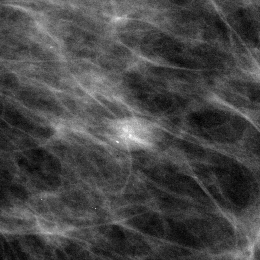
%> input picture Procesamiento de señales/Ultima guia/MACHINE LEARNING/Last Guide/machine learnig/masas roiA_1264_1.RIGHT_MLO_1024x1024.png, 260 x 260 px, shrunk from 1024 x 1024 before the run
$ octave --eval "result = LBP(imread('masas roiA_1264_1.RIGHT_MLO_1024x1024.png'));"   (GNU Octave 9; MATLAB toolbox functions it lacks are replaced by stand-ins)
%> lines starting %> are read from the running program, lines starting %| are printed output that depends on the picture
function LBP=LBP(im)

if size(im, 3) == 3
    im = rgb2gray(im);
end


ULBP=[0,0,255;1,1,254;2,2,253;3,3,252;4,4,251;5,58,197;6,5,250;7,6,249;8,7,248;9,58,197;10,58,197;11,58,197;12,8,247;13,58,197;14,9,246;15,10,245;16,11,244;17,58,197;18,58,197;19,58,197;20,58,197;21,58,197;22,58,197;23,58,197;24,12,243;25,58,197;26,58,197;27,58,197;28,13,242;29,58,197;30,14,241;31,15,240;32,16,239;33,58,197;34,58,197;35,58,197;36,58,197;37,58,197;38,58,197;39,58,197;40,58,197;41,58,197;42,58,197;43,58,197;44,58,197;45,58,197;46,58,197;47,58,197;48,17,238;49,58,197;50,58,197;51,58,197;52,58,197;53,58,197;54,58,197;55,58,197;56,18,237;57,58,197;58,58,197;59,58,197;60,19,236;61,58,197;62,20,235;63,21,234;64,22,233;65,58,197;66,58,197;67,58,197;68,58,197;69,58,197;70,58,197;71,58,197;72,58,197;73,58,197;74,58,197;75,58,197;76,58,197;77,58,197;78,58,197;79,58,197;80,58,197;81,58,197;82,58,197;83,58,197;84,58,197;85,58,197;86,58,197;87,58,197;88,58,197;89,58,197;90,58,197;91,58,197;92,58,197;93,58,197;94,58,197;95,58,197;96,23,232;97,58,197;98,58,197;99,58,197;100,58,197;101,58,197;102,58,197;103,58,197;104,58,197;105,58,197;106,58,197;107,58,197;108,58,197;109,58,197;110,58,197;111,58,197;112,24,231;113,58,197;114,58,197;115,58,197;116,58,197;117,58,197;118,58,197;119,58,197;120,25,230;121,58,197;122,58,197;123,58,197;124,26,229;125,58,197;126,27,228;127,28,227;128,29,226;129,30,225;130,58,197;131,31,224;132,58,197;133,58,197;134,58,197;135,32,223;136,58,197;137,58,197;138,58,197;139,58,197;140,58,197;141,58,197;142,58,197;143,33,222;144,58,197;145,58,197;146,58,197;147,58,197;148,58,197;149,58,197;150,58,197;151,58,197;152,58,197;153,58,197;154,58,197;155,58,197;156,58,197;157,58,197;158,58,197;159,34,221;160,58,197;161,58,197;162,58,197;163,58,197;164,58,197;165,58,197;166,58,197;167,58,197;168,58,197;169,58,197;170,58,197;171,58,197;172,58,197;173,58,197;174,58,197;175,58,197;176,58,197;177,58,197;178,58,197;179,58,197;180,58,197;181,58,197;182,58,197;183,58,197;184,58,197;185,58,197;186,58,197;187,58,197;188,58,197;189,58,197;190,58,197;191,35,220;192,36,219;193,37,218;194,58,197;195,38,217;196,58,197;197,58,197;198,58,197;199,39,216;200,58,197;201,58,197;202,58,197;203,58,197;204,58,197;205,58,197;206,58,197;207,40,215;208,58,197;209,58,197;210,58,197;211,58,197;212,58,197;213,58,197;214,58,197;215,58,197;216,58,197;217,58,197;218,58,197;219,58,197;220,58,197;221,58,197;222,58,197;223,41,214;224,42,213;225,43,212;226,58,197;227,44,211;228,58,197;229,58,197;230,58,197;231,45,210;232,58,197;233,58,197;234,58,197;235,58,197;236,58,197;237,58,197;238,58,197;239,46,209;240,47,208;241,48,207;242,58,197;243,49,206;244,58,197;245,58,197;246,58,197;247,50,205;248,51,204;249,52,203;250,58,197;251,53,202;252,54,201;253,55,200;254,56,199;255,57,198]

Tam=size(im);
%> Tam = [260 260]

for x=1:Tam(1)
for y=1:Tam(2)

    try
if im(x+1,y)==im(x,y)
vecULBP(1)=1;
else
vecULBP(1)=0;
end
if im(x+1,y-1)==im(x,y)
vecULBP(2)=1;
else
vecULBP(2)=0;
end
if im(x,y-1)==im(x,y)
vecULBP(3)=1;
else
vecULBP(3)=0;
end
if im(x-1,y-1)==im(x,y)
vecULBP(4)=1;
else
vecULBP(4)=0;
end
if im(x-1,y)==im(x,y)
vecULBP(5)=1;
else
vecULBP(5)=0;
end
if im(x-1,y+1)==im(x,y)
vecULBP(6)=1;
else
vecULBP(6)=0;
end
if im(x,y+1)==im(x,y)
vecULBP(7)=1;
else
vecULBP(7)=0;
end
if im(x+1,y+1)==im(x,y)
vecULBP(8)=1;
else
vecULBP(8)=0;
end
catch exception
'Error';
vecULBP=[1,1,1,1,1,1,1,1];
    end

    vecULBP;
    val=0;
for i=1:8
val=val+(vecULBP(i)*(2^(i-1)));
end
Uval=ULBP((val+1),2);
salidaLBP(x,y)=val;
salidaULBP(x,y)=Uval;
end
end
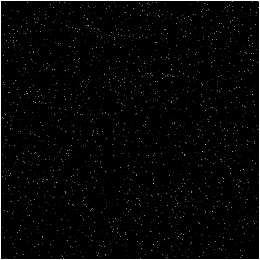
%> salidaLBP: size 260x260 double; min 0, max 255, mean 6.6
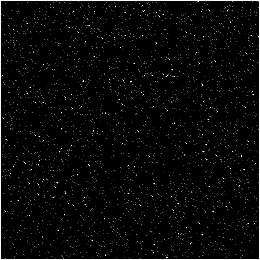
%> salidaULBP: size 260x260 double; min 0, max 58, mean 1.9; drawn with min black and max white
%> after the loop, vecULBP = [1 1 1 1 1 1 1 1]

 imH =salidaLBP;
imD = double(imH);
[f,c]=size(imD);
%> f = 260; c = 260
for i=1:256
h(i) = 0;
end
for i=1:f
for j=1:c
k = imD(i,j);
h(k+1) = h(k+1)+1;
end
end
%> after the loop, h = 256 values, max 61152 at index 1, min 0 at index 12, mean 264.1

figure,

set(gcf,'Name','Imagen Local Binary Pattern')
salidaLBP=uint8(salidaULBP);
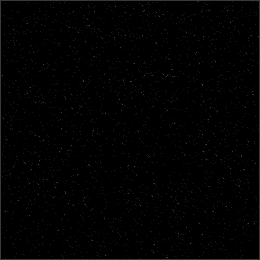
%> salidaLBP: size 260x260 uint8; min 0, max 58, mean 1.9; mean of the top-left, top-right, bottom-left and bottom-right quarters 1.9, 2, 1.9, 1.9
subplot(2, 2, 1),imshow(salidaLBP)

subplot(2, 2, 2),bar(h);

subplot(2,2,3),imshow(im);
subplot(2,2,4),bar(hist(im));
%> after `bar(hist(im))`:
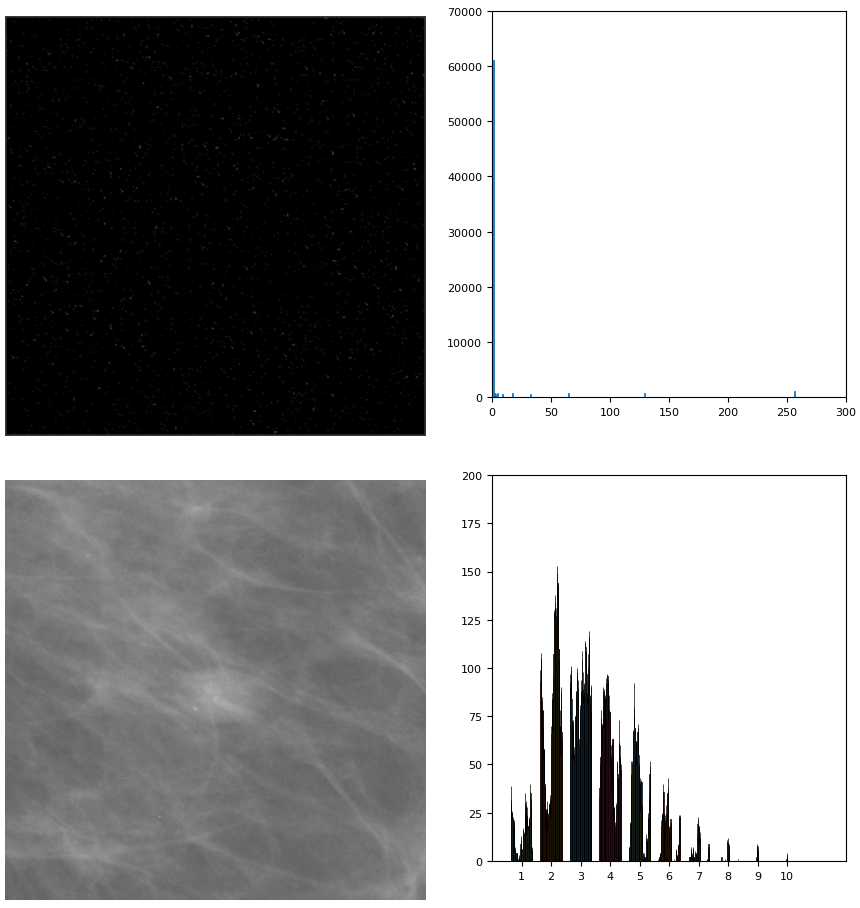
%> figure redrawn from the program's plot data, 4 panels
%> (the run ends here)
